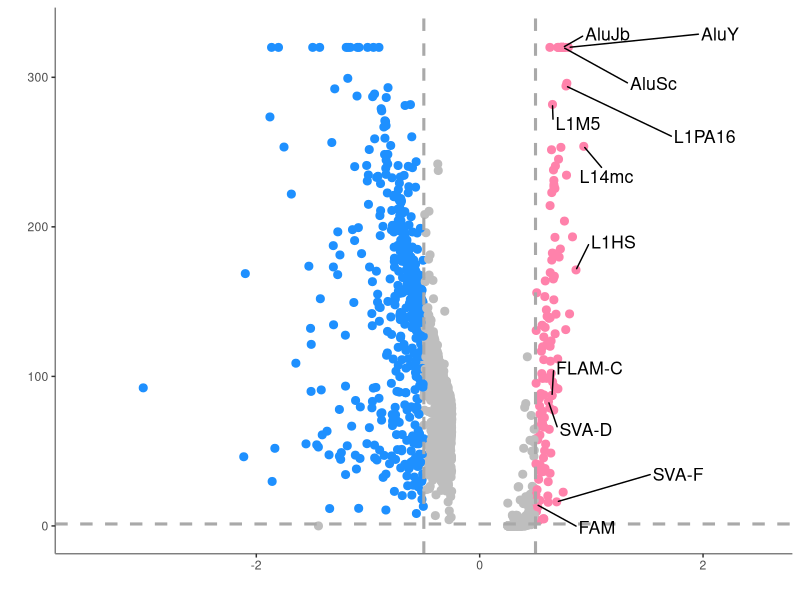
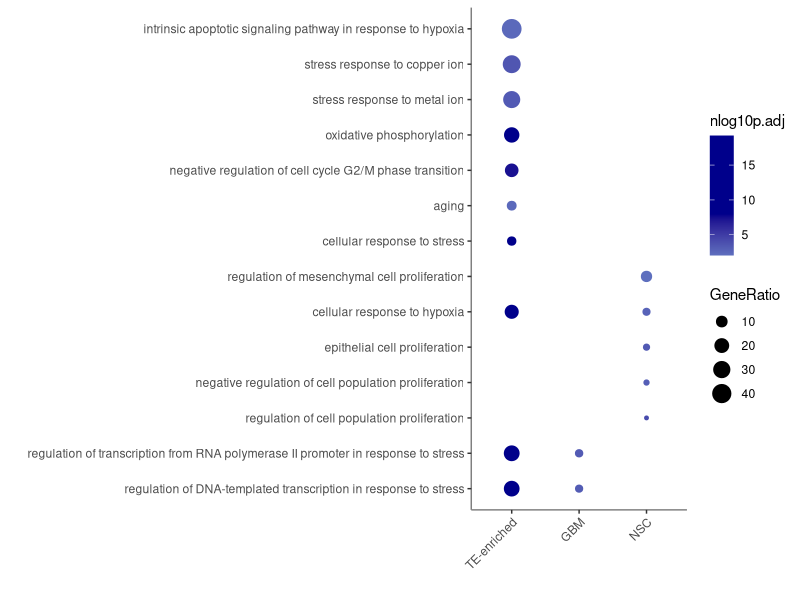
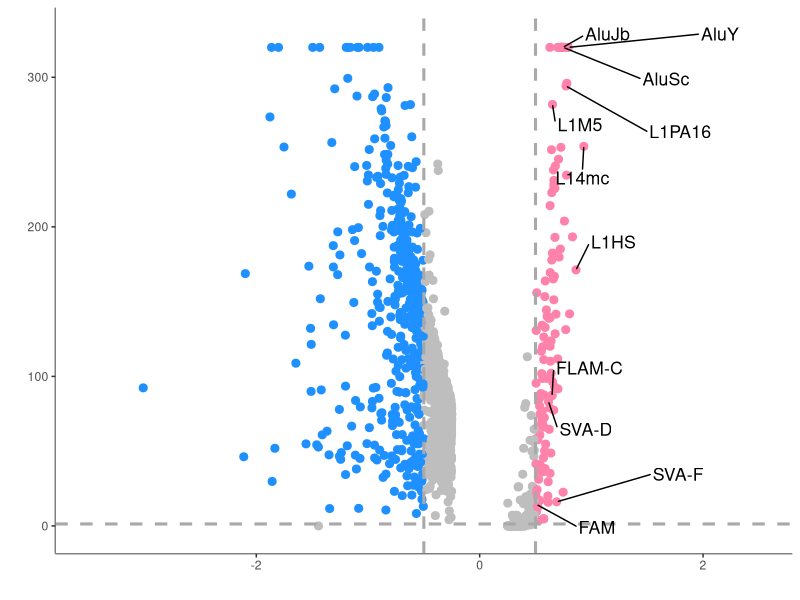

The R script that drew these images, in order:

#deg <- read.csv("S:\\My Drive\\20##\\GRAD SCHOOL\\Grad Project Documents\\TE Experiment Data\\GBMSC\\filt_GE_clustermarkers.csv")
#View(deg)


# 2022-09-20: Figures for FRQS paper 
library(ggplot2)
library(dplyr)
library(ggrepel)
options(ggrepel.max.overlaps = 100)


set.seed(10)
setwd(choose.dir()) 
getwd() # "D:/backup files/getegbm2022-02-12/gete-gbm/results/GBM-GSC neuroblastoma TE/2022-09-20"

# load dataset
# gte7 <- readRDS("D:\\backup files\\2021-12-20\\Cluster\\scratch\\gete-gbm\\results\\GBM-GSC neuroblastomaTE\\2021-10-14\\cluster7.markers.rds") 
# View(gte7)


# Add column to gte7 to colour the dots based on type of gene (upregulated). 
# gte7 <- gte7 %>% tibble::rownames_to_column(var = "gene_id")
# head(gte7)

# te_genes <- read.table("D:\\backup files\\2021-12-20\\Cluster\\scratch\\gete-gbm\\data\\geneName_TE_v23-1gtf.txt",
#               sep=",", header = TRUE,
#               col.names=c("gene_id", "TE_class", "TE_family"), 
#               fill=FALSE, 
#               strip.white=TRUE)
# 
# te_genes$gene_id <- sub("_", "-", te_genes$gene_id) # in seurat object, `_` were replaced with `-`.
# matched_TEs <- intersect(te_genes$gene_id, gte7$gene_id)
# length(matched_TEs)
# 
# gte7 <- merge(x = gte7, y = te_genes, by = "gene_id", all.x = TRUE)
#   
# # Add col of NAs
#   gte7$deg <- "NO"
# # if log2Foldchange > 0.5 and pvalue < 0.05, set as "UP" 
#   gte7$deg[gte7$avg_log2FC > 0.5 & gte7$p_val_adj < 0.05] <- "UP"
# # if log2Foldchange < -0.5 and pvalue < 0.05, set as "DOWN"
#   gte7$deg[gte7$avg_log2FC < -0.5 & gte7$p_val_adj < 0.05] <- "DOWN"
# 
# # Set -nlogp-values to 320 as max
#   gte7$nlog10p.adj_max <- gte7$nlog10p.adj
#   gte7$nlog10p.adj_max[gte7$nlog10p.adj == Inf] <- 320
# 
# # Plot
# windows(); ggplot(gte7, aes(x=avg_log2FC, y = nlog10p.adj_max)) + 
#   geom_point(aes(color = deg), size=2.5, show.legend = FALSE) + 
#   theme_minimal() + 
#   theme(panel.grid.major = element_blank(), panel.grid.minor = element_blank(), axis.line = element_line(colour = "grey60")) + 
#   xlim(-3.5, 2) + ylim(-2, 325) +
#   geom_hline(yintercept = -log10(0.05), col = "darkgrey", linetype = 'dashed', size = 1.05) + 
#   geom_vline(xintercept = c(-0.5, 0.5), col = "darkgrey", linetype = 'dashed', size = 1.05) + 
#   scale_color_manual(values=c("dodgerblue", "grey", "palevioletred1")) 

# Add Labels column (manual)
  # gte7$deglabs <- NA 
  # write.csv(gte7,"gte_c7_markers_volcano.csv", row.names= FALSE)
  # 
  # gte7 %>% 
  #   filter(gte7$TE_family == "Alu" & gte7$deg == "UP") %>% 
  #   arrange(desc(nlog10p.adj_max)) %>% 
  #   select(gene_id, nlog10p.adj_max, TE_class)
  # 
  # gte7 %>% 
  #   filter(gte7$TE_family == "L1" & gte7$deg == "UP") %>% 
  #   arrange(desc(nlog10p.adj_max)) %>% 
  #   select(gene_id, nlog10p.adj_max, TE_class)
  # 
  # gte7 %>% 
  #   filter(gte7$TE_family == "SVA" & gte7$deg == "UP") %>% 
  #   arrange(desc(nlog10p.adj_max)) %>% 
  #   select(gene_id, nlog10p.adj_max, TE_class)
  
gte7 <- read.csv("gte_c7_markers_volcano.csv")

# Plot
# windows(); ggplot(gte7, aes(x=avg_log2FC, y = nlog10p.adj_max, label= deglabs)) + 

p1 <- ggplot(gte7, aes(x=avg_log2FC, y = nlog10p.adj_max, label= deglabs)) +
        geom_point(aes(color = deg), size=2.4, show.legend = FALSE) + 
        theme(panel.background = element_blank(), panel.grid = element_blank(), axis.line = element_line(colour = "grey50")) + 
        xlim(-3.5, 2.5) + ylim(-2, 330) +
        geom_hline(yintercept = -log10(0.05), col = "darkgrey", linetype = 'dashed', size = 1.05) + 
        geom_vline(xintercept = c(-0.5, 0.5), col = "darkgrey", linetype = 'dashed', size = 1.05) + 
        scale_color_manual(values=c("dodgerblue", "grey", "palevioletred1")) + 
        geom_text_repel(box.padding = 1, size=4.5, xlim = c(0.50, 2.5)) + 
        xlab("") + ylab("")

p1
ggsave("gte_c7_volcano.tiff", units = "in", width=6, height=6, dpi=300, compression = 'lzw')

####################

cancer.GO <- read.csv("gte_GO_GBM.NSC.c7_filt.csv")
cancer.GO$GeneRatio <- round(cancer.GO$Count/cancer.GO$Size*100, 3)
cancer.GO <- arrange(cancer.GO, group, GeneRatio) 
cancer.GO$group <- factor(cancer.GO$group, c("TE-enriched", "GBM", "NSC"))
cancer.GO$Term <- factor(cancer.GO$Term, unique(cancer.GO$Term))
View(cancer.GO)
glimpse(cancer.GO)

p1 <- cancer.GO %>% ggplot() + geom_point(aes(x=group, y=Term, color = `nlog10p.adj`, size = GeneRatio)) + 
  theme(panel.background = element_blank(), panel.grid = element_blank(), axis.line = element_line(colour = "grey50")) +
  xlab("") + ylab("") +
  scale_color_gradient2(midpoint=8, low="skyblue", mid = "darkblue", high="darkblue")
p1 + theme(axis.text.x=element_text(angle = 45, hjust = 1))

